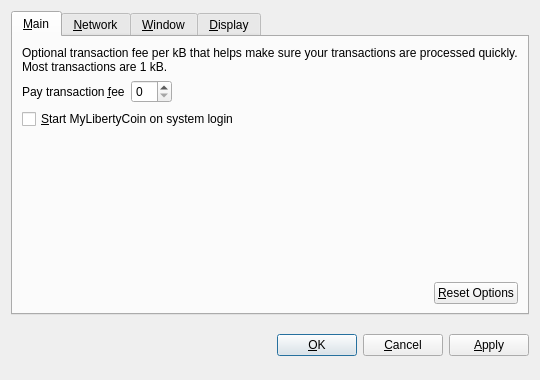
<?xml version="1.0" encoding="UTF-8"?>
<ui version="4.0">
 <class>OptionsDialog</class>
 <widget class="QDialog" name="OptionsDialog">
  <property name="geometry">
   <rect>
    <x>0</x>
    <y>0</y>
    <width>540</width>
    <height>380</height>
   </rect>
  </property>
  <property name="windowTitle">
   <string>Options</string>
  </property>
  <property name="modal">
   <bool>true</bool>
  </property>
  <layout class="QVBoxLayout" name="verticalLayout">
   <item>
    <widget class="QTabWidget" name="tabWidget">
     <property name="tabPosition">
      <enum>QTabWidget::North</enum>
     </property>
     <property name="currentIndex">
      <number>0</number>
     </property>
     <widget class="QWidget" name="tabMain">
      <attribute name="title">
       <string>&amp;Main</string>
      </attribute>
      <layout class="QVBoxLayout" name="verticalLayout_Main">
       <item>
        <widget class="QLabel" name="transactionFeeInfoLabel">
         <property name="text">
          <string>Optional transaction fee per kB that helps make sure your transactions are processed quickly. Most transactions are 1 kB.</string>
         </property>
         <property name="textFormat">
          <enum>Qt::PlainText</enum>
         </property>
         <property name="wordWrap">
          <bool>true</bool>
         </property>
        </widget>
       </item>
       <item>
        <layout class="QHBoxLayout" name="horizontalLayout_1_Main">
         <item>
          <widget class="QLabel" name="transactionFeeLabel">
           <property name="text">
            <string>Pay transaction &amp;fee</string>
           </property>
           <property name="textFormat">
            <enum>Qt::PlainText</enum>
           </property>
           <property name="buddy">
            <cstring>transactionFee</cstring>
           </property>
          </widget>
         </item>
         <item>
          <widget class="BitcoinAmountField" name="transactionFee"/>
         </item>
         <item>
          <spacer name="horizontalSpacer_1_Main">
           <property name="orientation">
            <enum>Qt::Horizontal</enum>
           </property>
           <property name="sizeHint" stdset="0">
            <size>
             <width>40</width>
             <height>20</height>
            </size>
           </property>
          </spacer>
         </item>
        </layout>
       </item>
       <item>
        <widget class="QCheckBox" name="bitcoinAtStartup">
         <property name="toolTip">
          <string>Automatically start MyLibertyCoin after logging in to the system.</string>
         </property>
         <property name="text">
          <string>&amp;Start MyLibertyCoin on system login</string>
         </property>
        </widget>
       </item>
       <item>
        <spacer name="verticalSpacer_Main">
         <property name="orientation">
          <enum>Qt::Vertical</enum>
         </property>
         <property name="sizeHint" stdset="0">
          <size>
           <width>20</width>
           <height>40</height>
          </size>
         </property>
        </spacer>
       </item>
       <item>
        <layout class="QHBoxLayout" name="horizontalLayout_2_Main">
         <item>
          <spacer name="horizontalSpacer_2_Main">
           <property name="orientation">
            <enum>Qt::Horizontal</enum>
           </property>
           <property name="sizeHint" stdset="0">
            <size>
             <width>40</width>
             <height>20</height>
            </size>
           </property>
          </spacer>
         </item>
         <item>
          <widget class="QPushButton" name="resetButton">
           <property name="toolTip">
            <string>Reset all client options to default.</string>
           </property>
           <property name="text">
            <string>&amp;Reset Options</string>
           </property>
           <property name="autoDefault">
            <bool>false</bool>
           </property>
          </widget>
         </item>
        </layout>
       </item>
      </layout>
     </widget>
     <widget class="QWidget" name="tabNetwork">
      <attribute name="title">
       <string>&amp;Network</string>
      </attribute>
      <layout class="QVBoxLayout" name="verticalLayout_Network">
       <item>
        <widget class="QCheckBox" name="mapPortUpnp">
         <property name="toolTip">
          <string>Automatically open the MyLibertyCoin client port on the router. This only works when your router supports UPnP and it is enabled.</string>
         </property>
         <property name="text">
          <string>Map port using &amp;UPnP</string>
         </property>
        </widget>
       </item>
       <item>
        <widget class="QCheckBox" name="connectSocks">
         <property name="toolTip">
          <string>Connect to the MyLibertyCoin network through a SOCKS proxy (e.g. when connecting through Tor).</string>
         </property>
         <property name="text">
          <string>&amp;Connect through SOCKS proxy:</string>
         </property>
        </widget>
       </item>
       <item>
        <layout class="QHBoxLayout" name="horizontalLayout_Network">
         <item>
          <widget class="QLabel" name="proxyIpLabel">
           <property name="text">
            <string>Proxy &amp;IP:</string>
           </property>
           <property name="textFormat">
            <enum>Qt::PlainText</enum>
           </property>
           <property name="buddy">
            <cstring>proxyIp</cstring>
           </property>
          </widget>
         </item>
         <item>
          <widget class="QValidatedLineEdit" name="proxyIp">
           <property name="maximumSize">
            <size>
             <width>140</width>
             <height>16777215</height>
            </size>
           </property>
           <property name="toolTip">
            <string>IP address of the proxy (e.g. 127.0.0.1)</string>
           </property>
          </widget>
         </item>
         <item>
          <widget class="QLabel" name="proxyPortLabel">
           <property name="text">
            <string>&amp;Port:</string>
           </property>
           <property name="textFormat">
            <enum>Qt::PlainText</enum>
           </property>
           <property name="buddy">
            <cstring>proxyPort</cstring>
           </property>
          </widget>
         </item>
         <item>
          <widget class="QLineEdit" name="proxyPort">
           <property name="maximumSize">
            <size>
             <width>55</width>
             <height>16777215</height>
            </size>
           </property>
           <property name="toolTip">
            <string>Port of the proxy (e.g. 9050)</string>
           </property>
          </widget>
         </item>
         <item>
          <widget class="QLabel" name="socksVersionLabel">
           <property name="text">
            <string>SOCKS &amp;Version:</string>
           </property>
           <property name="textFormat">
            <enum>Qt::PlainText</enum>
           </property>
           <property name="buddy">
            <cstring>socksVersion</cstring>
           </property>
          </widget>
         </item>
         <item>
          <widget class="QValueComboBox" name="socksVersion">
           <property name="toolTip">
            <string>SOCKS version of the proxy (e.g. 5)</string>
           </property>
          </widget>
         </item>
         <item>
          <spacer name="horizontalSpacer_Network">
           <property name="orientation">
            <enum>Qt::Horizontal</enum>
           </property>
           <property name="sizeHint" stdset="0">
            <size>
             <width>40</width>
             <height>20</height>
            </size>
           </property>
          </spacer>
         </item>
        </layout>
       </item>
       <item>
        <spacer name="verticalSpacer_Network">
         <property name="orientation">
          <enum>Qt::Vertical</enum>
         </property>
         <property name="sizeHint" stdset="0">
          <size>
           <width>20</width>
           <height>40</height>
          </size>
         </property>
        </spacer>
       </item>
      </layout>
     </widget>
     <widget class="QWidget" name="tabWindow">
      <attribute name="title">
       <string>&amp;Window</string>
      </attribute>
      <layout class="QVBoxLayout" name="verticalLayout_Window">
       <item>
        <widget class="QCheckBox" name="minimizeToTray">
         <property name="toolTip">
          <string>Show only a tray icon after minimizing the window.</string>
         </property>
         <property name="text">
          <string>&amp;Minimize to the tray instead of the taskbar</string>
         </property>
        </widget>
       </item>
       <item>
        <widget class="QCheckBox" name="minimizeOnClose">
         <property name="toolTip">
          <string>Minimize instead of exit the application when the window is closed. When this option is enabled, the application will be closed only after selecting Quit in the menu.</string>
         </property>
         <property name="text">
          <string>M&amp;inimize on close</string>
         </property>
        </widget>
       </item>
       <item>
        <spacer name="verticalSpacer_Window">
         <property name="orientation">
          <enum>Qt::Vertical</enum>
         </property>
         <property name="sizeHint" stdset="0">
          <size>
           <width>20</width>
           <height>40</height>
          </size>
         </property>
        </spacer>
       </item>
      </layout>
     </widget>
     <widget class="QWidget" name="tabDisplay">
      <attribute name="title">
       <string>&amp;Display</string>
      </attribute>
      <layout class="QVBoxLayout" name="verticalLayout_Display">
       <item>
        <layout class="QHBoxLayout" name="horizontalLayout_1_Display">
         <item>
          <widget class="QLabel" name="langLabel">
           <property name="text">
            <string>User Interface &amp;language:</string>
           </property>
           <property name="textFormat">
            <enum>Qt::PlainText</enum>
           </property>
           <property name="buddy">
            <cstring>lang</cstring>
           </property>
          </widget>
         </item>
         <item>
          <widget class="QValueComboBox" name="lang">
           <property name="toolTip">
            <string>The user interface language can be set here. This setting will take effect after restarting MyLibertyCoin.</string>
           </property>
          </widget>
         </item>
        </layout>
       </item>
       <item>
        <layout class="QHBoxLayout" name="horizontalLayout_2_Display">
         <item>
          <widget class="QLabel" name="unitLabel">
           <property name="text">
            <string>&amp;Unit to show amounts in:</string>
           </property>
           <property name="textFormat">
            <enum>Qt::PlainText</enum>
           </property>
           <property name="buddy">
            <cstring>unit</cstring>
           </property>
          </widget>
         </item>
         <item>
          <widget class="QValueComboBox" name="unit">
           <property name="toolTip">
            <string>Choose the default subdivision unit to show in the interface and when sending coins.</string>
           </property>
          </widget>
         </item>
        </layout>
       </item>
       <item>
        <widget class="QCheckBox" name="displayAddresses">
         <property name="toolTip">
          <string>Whether to show MyLibertyCoin addresses in the transaction list or not.</string>
         </property>
         <property name="text">
          <string>&amp;Display addresses in transaction list</string>
         </property>
        </widget>
       </item>
       <item>
        <widget class="QCheckBox" name="coinControlFeatures">
         <property name="toolTip">
          <string>Whether to show coin control features or not.</string>
         </property>
         <property name="text">
          <string>Display coin &amp;control features (experts only!)</string>
         </property>
        </widget>
       </item>
       <item>
        <spacer name="verticalSpacer_Display">
         <property name="orientation">
          <enum>Qt::Vertical</enum>
         </property>
         <property name="sizeHint" stdset="0">
          <size>
           <width>20</width>
           <height>40</height>
          </size>
         </property>
        </spacer>
       </item>
      </layout>
     </widget>
    </widget>
   </item>
   <item>
    <layout class="QHBoxLayout" name="horizontalLayout_Buttons">
     <item>
      <spacer name="horizontalSpacer_1">
       <property name="orientation">
        <enum>Qt::Horizontal</enum>
       </property>
       <property name="sizeHint" stdset="0">
        <size>
         <width>40</width>
         <height>48</height>
        </size>
       </property>
      </spacer>
     </item>
     <item>
      <widget class="QLabel" name="statusLabel">
       <property name="font">
        <font>
         <weight>75</weight>
         <bold>true</bold>
        </font>
       </property>
       <property name="text">
        <string/>
       </property>
       <property name="textFormat">
        <enum>Qt::PlainText</enum>
       </property>
       <property name="wordWrap">
        <bool>true</bool>
       </property>
      </widget>
     </item>
     <item>
      <spacer name="horizontalSpacer_2">
       <property name="orientation">
        <enum>Qt::Horizontal</enum>
       </property>
       <property name="sizeHint" stdset="0">
        <size>
         <width>40</width>
         <height>48</height>
        </size>
       </property>
      </spacer>
     </item>
     <item>
      <widget class="QPushButton" name="okButton">
       <property name="text">
        <string>&amp;OK</string>
       </property>
      </widget>
     </item>
     <item>
      <widget class="QPushButton" name="cancelButton">
       <property name="text">
        <string>&amp;Cancel</string>
       </property>
       <property name="autoDefault">
        <bool>false</bool>
       </property>
      </widget>
     </item>
     <item>
      <widget class="QPushButton" name="applyButton">
       <property name="text">
        <string>&amp;Apply</string>
       </property>
       <property name="autoDefault">
        <bool>false</bool>
       </property>
      </widget>
     </item>
    </layout>
   </item>
  </layout>
 </widget>
 <customwidgets>
  <customwidget>
   <class>BitcoinAmountField</class>
   <extends>QSpinBox</extends>
   <header>bitcoinamountfield.h</header>
  </customwidget>
  <customwidget>
   <class>QValueComboBox</class>
   <extends>QComboBox</extends>
   <header>qvaluecombobox.h</header>
  </customwidget>
  <customwidget>
   <class>QValidatedLineEdit</class>
   <extends>QLineEdit</extends>
   <header>qvalidatedlineedit.h</header>
  </customwidget>
 </customwidgets>
 <resources/>
 <connections/>
</ui>
